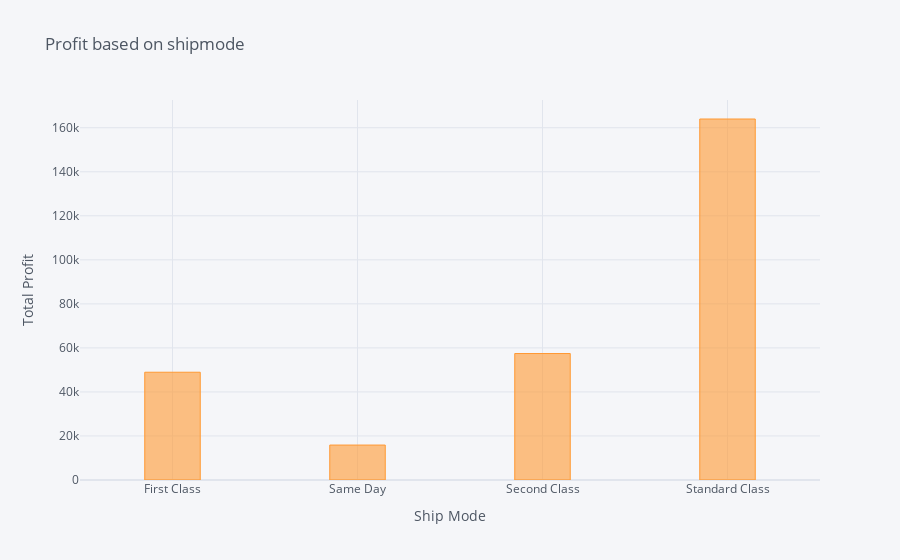

The notebook cell this image was saved under:
### Code cell
ship_group.iplot(kind = 'bar', x = 'Ship Mode', y = 'Profit', title = 'Profit based on shipmode', xTitle='Ship Mode', 
          yTitle='Total Profit',barmode='stack', bargap=0.7,color='orange')

### Figure 1 — Plotly figure (JSON) as saved in the notebook; plotly's stock layout.template omitted (floating-point values rounded to 4 significant figures)
{"data": [{"marker": {"color": "rgba(255, 153, 51, 0.6)", "line": {"color": "rgba(255, 153, 51, 1.0)", "width": 1}}, "name": "Profit", "orientation": "v", "text": "", "type": "bar", "x": ["First Class", "Same Day", "Second Class", "Standard Class"], "y": [48950.0, 15870.0, 57450.0, 164000.0]}], "layout": {"bargap": 0.7, "barmode": "stack", "legend": {"bgcolor": "#F5F6F9", "font": {"color": "#4D5663"}, "traceorder": "normal"}, "paper_bgcolor": "#F5F6F9", "plot_bgcolor": "#F5F6F9", "title": {"font": {"color": "#4D5663"}, "text": "Profit based on shipmode"}, "xaxis": {"gridcolor": "#E1E5ED", "showgrid": true, "tickfont": {"color": "#4D5663"}, "title": {"font": {"color": "#4D5663"}, "text": "Ship Mode"}, "zerolinecolor": "#E1E5ED"}, "yaxis": {"gridcolor": "#E1E5ED", "showgrid": true, "tickfont": {"color": "#4D5663"}, "title": {"font": {"color": "#4D5663"}, "text": "Total Profit"}, "zerolinecolor": "#E1E5ED"}}}
